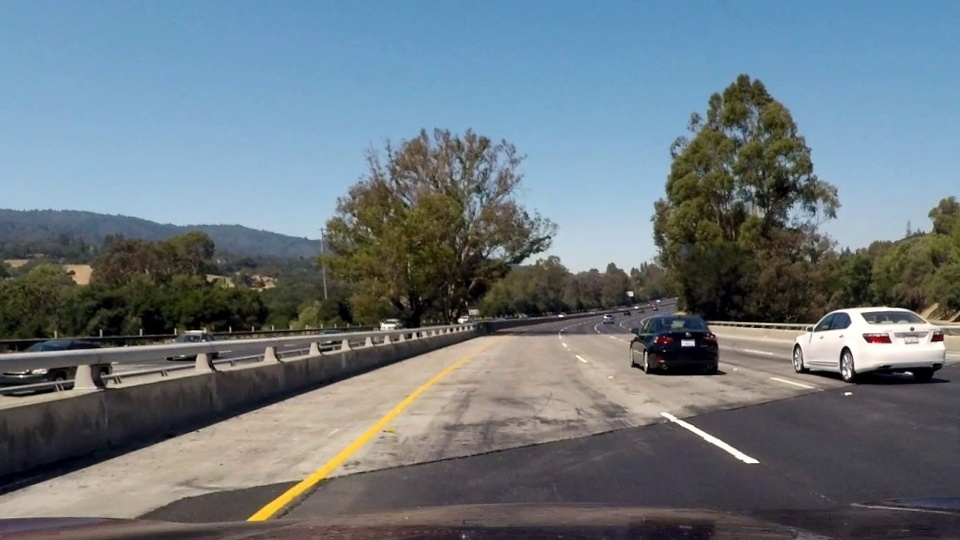
#> input picture result_files/distortion_corrected_img.jpg, 960 x 540 px
$ python zad3.py
#> lines starting #> are read from the running program, lines starting #| are printed output that depends on the picture; after the words box and inside, x2 and y2 are one past the last pixel; in counts of white or black regions, pixels touching at a corner belong together
#> further down, img is the input picture: shape (540, 960, 3); mean B, G, R 126.9, 119.2, 107.3
import numpy as np
import cv2 as cv
import os

def get_binary_image(img):
    # LAB prostor - B kanal je najbolji za zutu boju
    lab = cv.cvtColor(img, cv.COLOR_BGR2LAB)
#> lab: shape (540, 960, 3); mean of channels 0, 1, 2 124.1, 126.7, 123.2
    b_channel = lab[:,:,2]
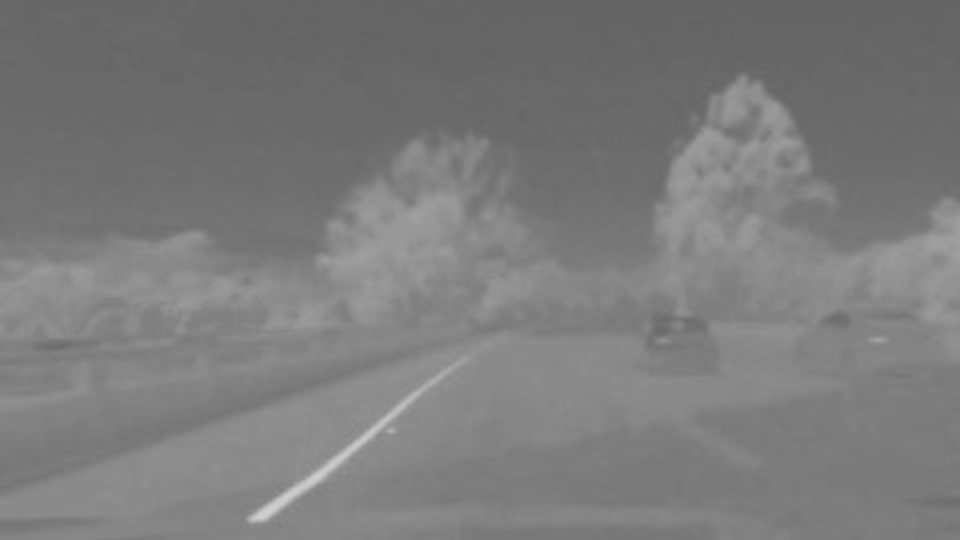
#> b_channel: shape (540, 960); min 98, max 206, mean 123.2

    # L kanal iz HLS za osvetljenje (bele linije)
    hls = cv.cvtColor(img, cv.COLOR_BGR2HLS)
#> hls: shape (540, 960, 3); mean of channels 0, 1, 2 75.6, 117, 68.8
    l_channel = hls[:,:,1]
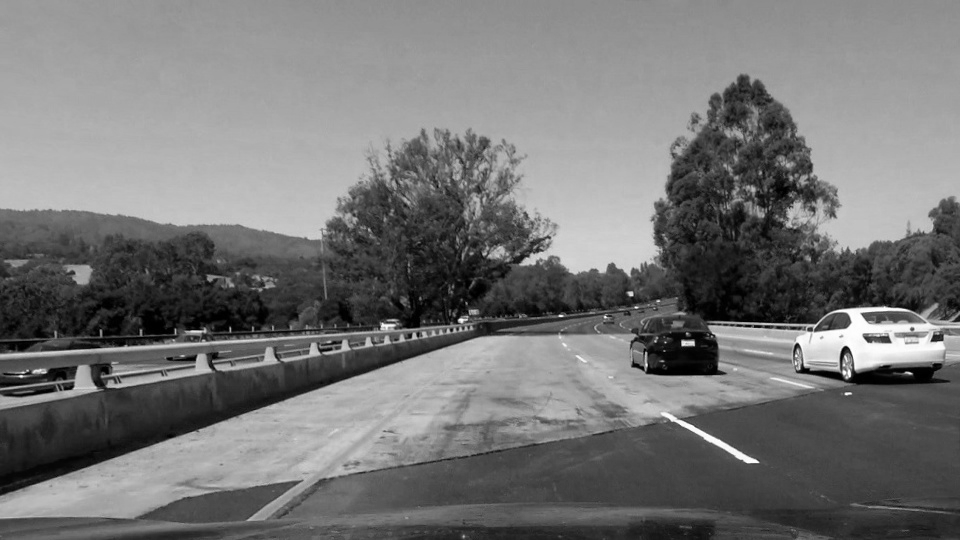
#> l_channel: shape (540, 960); min 0, max 255, mean 117
    s_channel = hls[:,:,2]
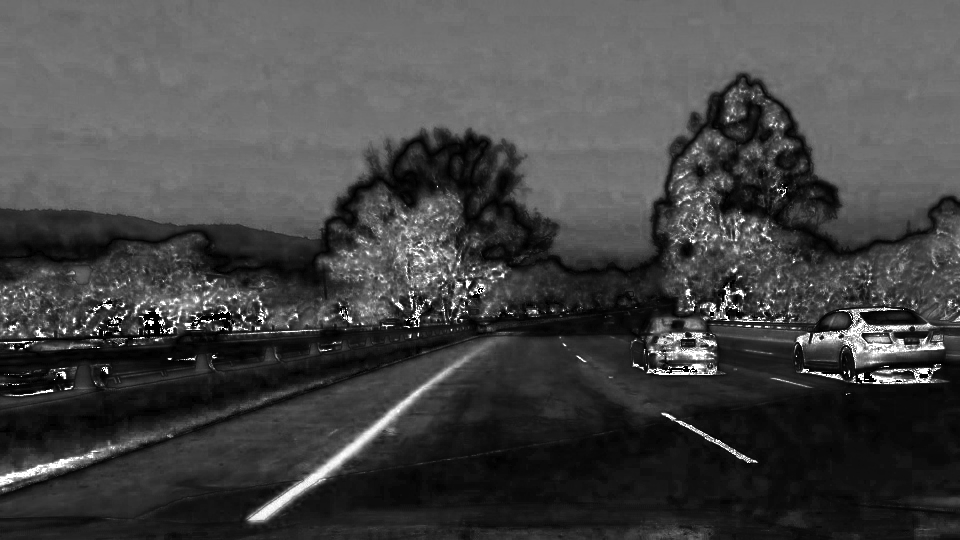
#> s_channel: shape (540, 960); min 0, max 255, mean 68.8

    # --- POSEBAN TRETMAN ZA ZUTU ---
    # Zuta linija je obicno > 155 u B kanalu LAB-a
    yellow_binary = np.zeros_like(b_channel)
    yellow_binary[(b_channel > 155)] = 1

    # --- POSEBAN TRETMAN ZA BELU ---
    # Bela linija u daljini je svetla (L) i ima neki gradijent
    white_binary = np.zeros_like(l_channel)
    white_binary[(l_channel > 200)] = 1

    # Gradijent (Sobel) - smanjujemo mu vaznost da ne hvata ogradu
    gray = cv.cvtColor(img, cv.COLOR_BGR2GRAY)
    sobelx = cv.Sobel(gray, cv.CV_64F, 1, 0, ksize=3)
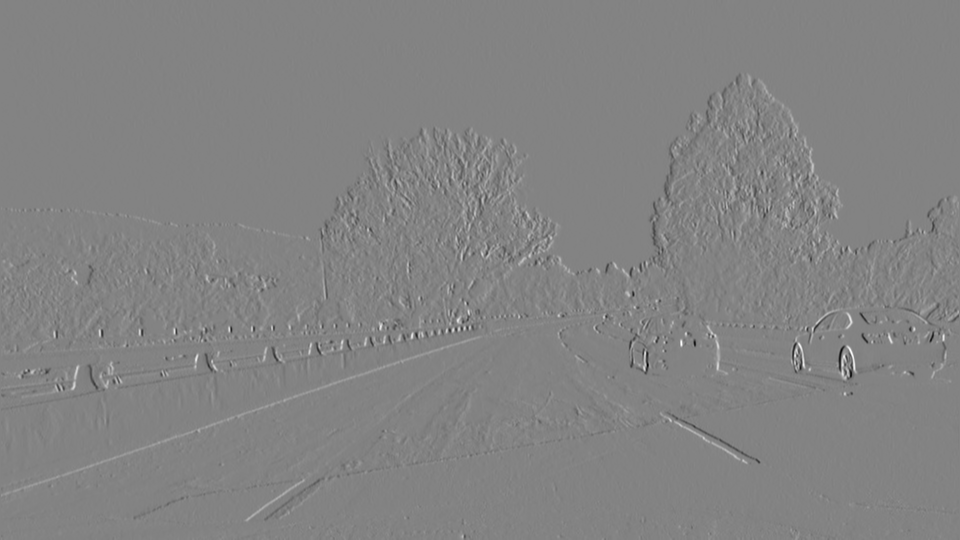
#> sobelx: shape (540, 960) float64; min -890, max 839, mean 0; drawn with min black and max white
    abs_sobelx = np.absolute(sobelx)
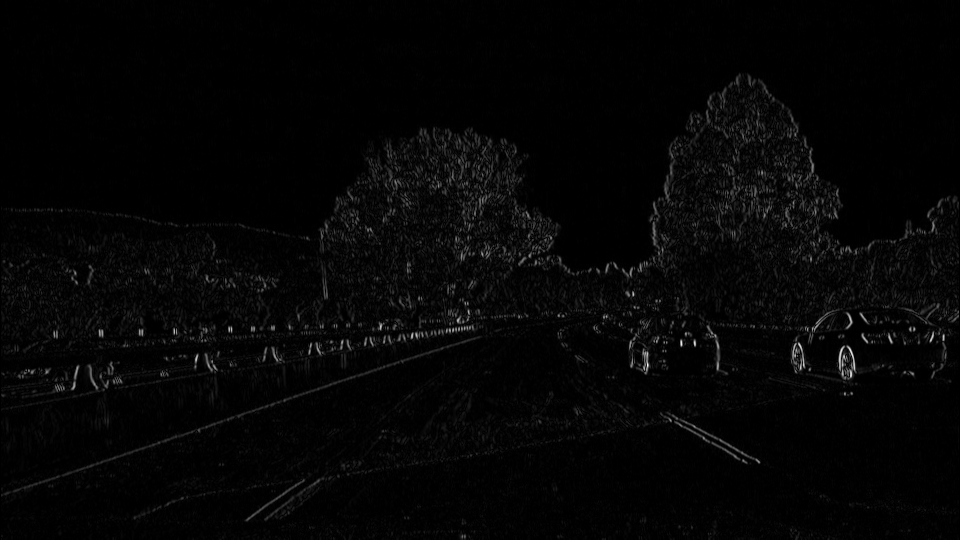
#> abs_sobelx: shape (540, 960) float64; min 0, max 890, mean 20; drawn with min black and max white
    scaled_sobel = np.uint8(255 * abs_sobelx / np.max(abs_sobelx))

    sx_binary = np.zeros_like(scaled_sobel)
    sx_binary[(scaled_sobel >= 30) & (scaled_sobel <= 100)] = 1

    # KOMBINOVANJE: Prioritet dajemo boji (yellow/white)
    combined = np.zeros_like(sx_binary)
    # Sobel koristimo samo tamo gde je slika bar malo "zasicena" (S kanal)
    # To filtrira sive senke jer one imaju nultu saturaciju
    combined[(yellow_binary == 1) | (white_binary == 1) | ((sx_binary == 1) & (s_channel > 100))] = 1

    return combined * 255

# --- Glavni deo koda ---
img = cv.imread('result_files/distortion_corrected_img.jpg')

if img is not None:
    binary_img = get_binary_image(img)
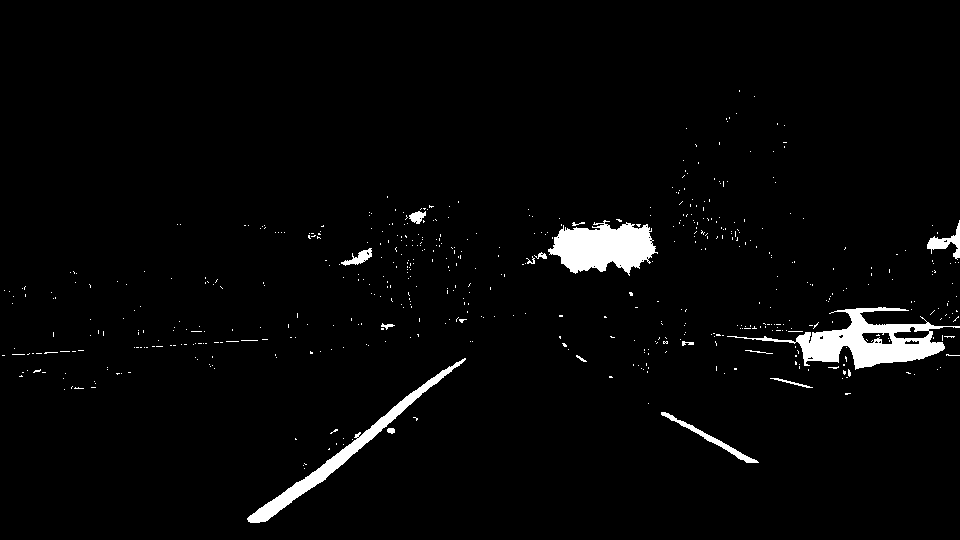
#> binary_img: shape (540, 960); 2.8% white; 560 white regions (544 under 20 px), largest, box (x1, y1, x2, y2) and area: (727, 307, 960, 370) 4684, (548, 220, 658, 276) 3894, (247, 358, 466, 523) 2726

    if not os.path.exists('result_files'):
        os.makedirs('result_files')

    cv.imwrite('result_files/binary_lane_image.jpg', binary_img)

    # Vizuelna provera
    cv.imshow('Binary bez senki (HLS + LAB)', binary_img)
    cv.waitKey(0)
    cv.destroyAllWindows()
